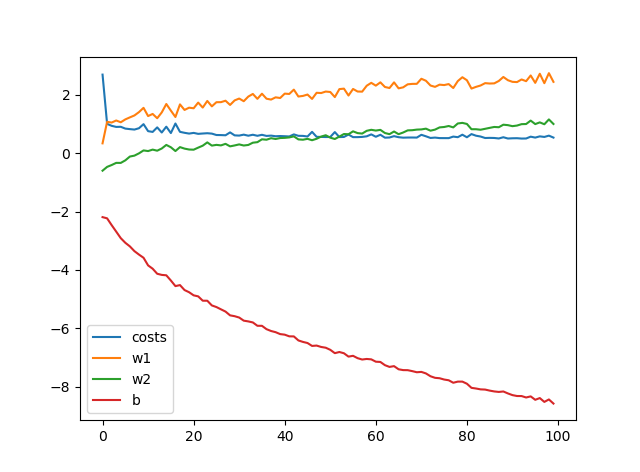

Source code (Python):
import random
import math
import numpy as np
from matplotlib import pyplot as plt


data = [ [3, 1.5,   1], [2, 1,   0], [4, 1.5,   1], [3, 1,   0], [3.5, .5,   1], [2, .5,   0], [5.5, 1,   1], [1, 1,   0] ]

mystery_flower = [4.5, 1]

def sigmoid(x):
	return ((1)/(1+math.exp(-x)))
	
def sigmoid_p(x):
	return sigmoid(x) * (1-sigmoid(x))	
	
	
def train():

	w1 = np.random.randn()
	w2 = np.random.randn()
	b = np.random.randn()
	
	iterations = 10000
	learning_rate = 0.1
	costs = []
	w1_list = []
	w2_list = []
	b_list = []
	
	for i in range(iterations):
		#get a random point in data set
		ri = np.random.randint(len(data))
		point = data[ri]
		
		#get the value and sigmoid it
		z = point[0] * w1 + point[1] * w2 + b
		pred = sigmoid(z)
		
		target = point[2]
		
		cost = np.square(pred-target)
	
		
		if i % 100 == 0:
			c = 0
			for j in range(len(data)):
				p = data[j]
				p_pred = sigmoid(w1 * p[0] + w2 * p[1] + b)
				c += np.square(p_pred - p[2])
			costs.append(c)

		if i % 100 == 0:
			w1_list.append(w1)
			w2_list.append(w2)
			b_list.append(b)

		
		
		
		dcost_dpred = 2 * (pred-target)
		dpred_dz = sigmoid_p(z)
		
		dz_dw1 = point[0]
		dz_dw2 = point[1]
		dz_db = 1
		
		dcost_dz = dcost_dpred * dpred_dz
		
		dcost_dw1 = dcost_dz * dz_dw1
		dcost_dw2 = dcost_dz * dz_dw2
		dcost_db = dcost_dz * dz_db
		
		w1 = w1 - learning_rate * dcost_dw1
		w2 = w2 - learning_rate * dcost_dw2
		b = b - learning_rate * dcost_db
	plt.plot(costs)
	plt.plot(w1_list)
	plt.plot(w2_list)
	plt.plot(b_list)
	plt.legend(['costs', 'w1', 'w2', 'b'])
	plt.show()
		
	return w1, w2, b


def main():

	w1, w2, b = train()
	print(w1)
	print(w2)
	print(b)
	z = w1 * mystery_flower[0] + w2 * mystery_flower[1] + b
	print(sigmoid(z))
	print("closer to 0 = blue, closer to 1 = red")

	
main()
